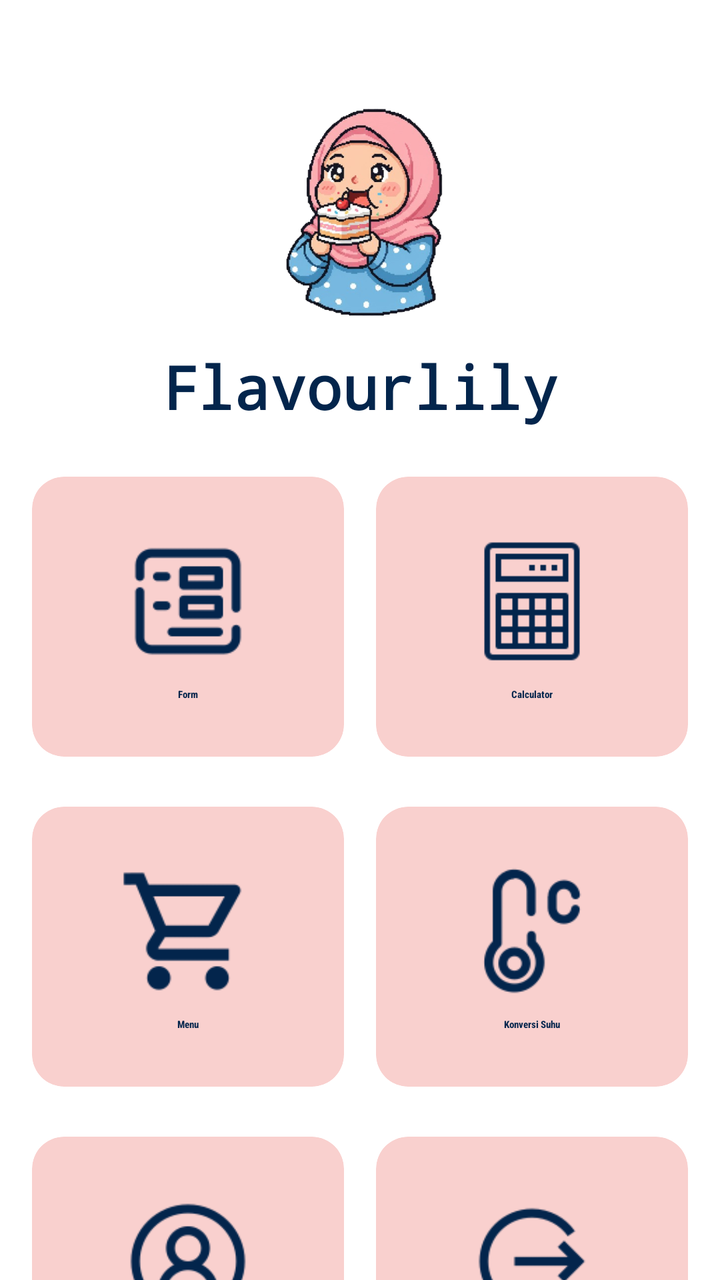
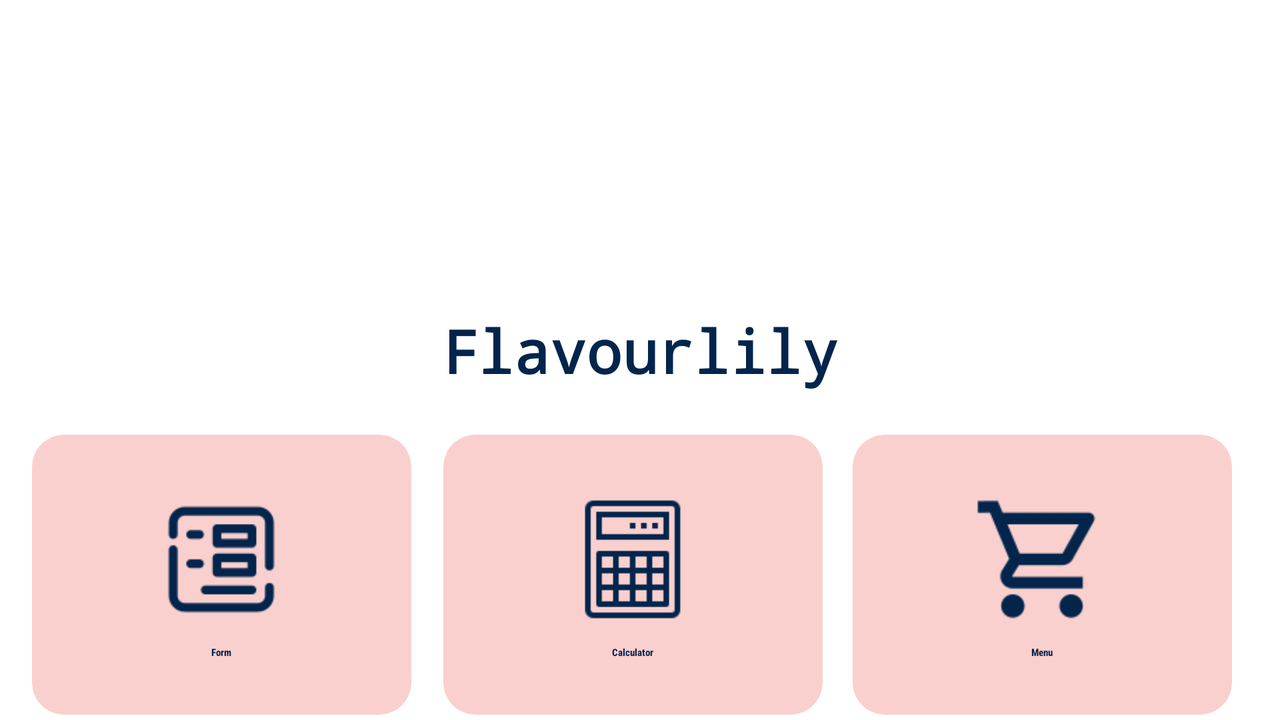

First picture: res/layout/ on a phone held upright. Second picture: the repository's own variant of that layout, on a device whose configuration matches the variant's folder. Source for both follows.
<!-- AndroidManifest.xml: application theme Theme.MyApplication -->
<!-- res/layout/activity_main.xml -->
<?xml version="1.0" encoding="utf-8"?>
<ScrollView xmlns:android="http://schemas.android.com/apk/res/android"
    xmlns:app="http://schemas.android.com/apk/res-auto"
    xmlns:tools="http://schemas.android.com/tools"
    android:layout_width="match_parent"
    android:layout_height="match_parent"
    android:background="@color/white"
    tools:context=".MainActivity">

    <androidx.constraintlayout.widget.ConstraintLayout
        android:id="@+id/main"
        android:layout_width="match_parent"
        android:layout_height="wrap_content"
        android:paddingBottom="32dp">

        <LinearLayout
            android:id="@+id/header_wrapper"
            android:layout_width="wrap_content"
            android:layout_height="wrap_content"
            android:orientation="vertical"
            android:gravity="center_vertical"
            android:layout_marginTop="43dp"
            app:layout_constraintEnd_toEndOf="parent"
            app:layout_constraintStart_toStartOf="parent"
            app:layout_constraintTop_toTopOf="parent">

            <ImageView
                android:id="@+id/profile_image_main"
                android:layout_width="125dp"
                android:layout_height="125dp"
                android:src="@drawable/logo_removebg"
                android:layout_gravity="center"
                tools:ignore="ContentDescription" />

            <TextView
                android:id="@+id/myname"
                android:layout_width="wrap_content"
                android:layout_height="wrap_content"
                android:fontFamily="monospace"
                android:layout_marginTop="5dp"
                android:text="Flavourlily"
                android:textColor="@color/biru"
                android:textSize="30sp"
                android:textStyle="bold" />
        </LinearLayout>

        <LinearLayout
            android:id="@+id/layout_menu_utama"
            android:layout_width="0dp"
            android:layout_height="wrap_content"
            android:layout_marginStart="16dp"
            android:layout_marginEnd="16dp"
            android:layout_marginTop="25dp"
            android:baselineAligned="false"
            android:orientation="horizontal"
            app:layout_constraintEnd_toEndOf="parent"
            app:layout_constraintStart_toStartOf="parent"
            app:layout_constraintTop_toBottomOf="@id/header_wrapper">

            <androidx.cardview.widget.CardView
                android:id="@+id/form"
                android:layout_width="0dp"
                android:layout_height="140dp"
                android:layout_marginEnd="8dp"
                android:layout_weight="1"
                app:cardBackgroundColor="@color/pinkTone"
                app:cardCornerRadius="16dp"
                app:cardElevation="4dp">

                <LinearLayout
                    android:layout_width="match_parent"
                    android:layout_height="match_parent"
                    android:gravity="center"
                    android:orientation="vertical"
                    android:padding="8dp">

                    <ImageView
                        android:layout_width="70dp"
                        android:layout_height="70dp"
                        android:src="@drawable/form2"
                        tools:ignore="ContentDescription" />

                    <TextView
                        android:layout_width="wrap_content"
                        android:layout_height="wrap_content"
                        android:layout_marginTop="8dp"
                        android:fontFamily="sans-serif-condensed-medium"
                        android:text="Form"
                        android:textColor="@color/biru"
                        android:textStyle="bold" />
                </LinearLayout>
            </androidx.cardview.widget.CardView>

            <androidx.cardview.widget.CardView
                android:id="@+id/calculator"
                android:layout_width="0dp"
                android:layout_height="140dp"
                android:layout_marginStart="8dp"
                android:layout_weight="1"
                app:cardBackgroundColor="@color/pinkTone"
                app:cardCornerRadius="16dp"
                app:cardElevation="4dp">

                <LinearLayout
                    android:layout_width="match_parent"
                    android:layout_height="match_parent"
                    android:gravity="center"
                    android:orientation="vertical"
                    android:padding="8dp">

                    <ImageView
                        android:layout_width="70dp"
                        android:layout_height="70dp"
                        android:src="@drawable/calculator2"
                        tools:ignore="ContentDescription" />

                    <TextView
                        android:layout_width="wrap_content"
                        android:layout_height="wrap_content"
                        android:layout_marginTop="8dp"
                        android:fontFamily="sans-serif-condensed-medium"
                        android:text="Calculator"
                        android:textColor="@color/biru"
                        android:textStyle="bold" />
                </LinearLayout>
            </androidx.cardview.widget.CardView>
        </LinearLayout>

        <LinearLayout
            android:id="@+id/layout_menu_kedua"
            android:layout_width="0dp"
            android:layout_height="wrap_content"
            android:layout_marginStart="16dp"
            android:layout_marginEnd="16dp"
            android:layout_marginTop="25dp"
            android:baselineAligned="false"
            android:orientation="horizontal"
            app:layout_constraintEnd_toEndOf="parent"
            app:layout_constraintStart_toStartOf="parent"
            app:layout_constraintTop_toBottomOf="@id/layout_menu_utama">

            <androidx.cardview.widget.CardView
                android:id="@+id/Menu"
                android:layout_width="0dp"
                android:layout_height="140dp"
                android:layout_marginEnd="8dp"
                android:layout_weight="1"
                app:cardBackgroundColor="@color/pinkTone"
                app:cardCornerRadius="16dp"
                app:cardElevation="4dp">

                <LinearLayout
                    android:layout_width="match_parent"
                    android:layout_height="match_parent"
                    android:gravity="center"
                    android:orientation="vertical"
                    android:padding="8dp">

                    <ImageView
                        android:layout_width="70dp"
                        android:layout_height="70dp"
                        android:src="@drawable/mart"
                        tools:ignore="ContentDescription" />

                    <TextView
                        android:layout_width="wrap_content"
                        android:layout_height="wrap_content"
                        android:layout_marginTop="8dp"
                        android:fontFamily="sans-serif-condensed-medium"
                        android:text="Menu"
                        android:textColor="@color/biru"
                        android:textStyle="bold" />
                </LinearLayout>
            </androidx.cardview.widget.CardView>

            <androidx.cardview.widget.CardView
                android:id="@+id/konversiSuhu"
                android:layout_width="0dp"
                android:layout_height="140dp"
                android:layout_marginStart="8dp"
                android:layout_weight="1"
                app:cardBackgroundColor="@color/pinkTone"
                app:cardCornerRadius="16dp"
                app:cardElevation="4dp">

                <LinearLayout
                    android:layout_width="match_parent"
                    android:layout_height="match_parent"
                    android:gravity="center"
                    android:orientation="vertical"
                    android:padding="8dp">

                    <ImageView
                        android:layout_width="70dp"
                        android:layout_height="70dp"
                        android:src="@drawable/konversi"
                        tools:ignore="ContentDescription" />

                    <TextView
                        android:layout_width="wrap_content"
                        android:layout_height="wrap_content"
                        android:layout_marginTop="8dp"
                        android:fontFamily="sans-serif-condensed-medium"
                        android:text="Konversi Suhu"
                        android:textColor="@color/biru"
                        android:textStyle="bold" />
                </LinearLayout>
            </androidx.cardview.widget.CardView>
        </LinearLayout>

        <LinearLayout
            android:id="@+id/layout_menu_ketiga"
            android:layout_width="0dp"
            android:layout_height="wrap_content"
            android:layout_marginStart="16dp"
            android:layout_marginEnd="16dp"
            android:layout_marginTop="25dp"
            android:baselineAligned="false"
            android:orientation="horizontal"
            app:layout_constraintEnd_toEndOf="parent"
            app:layout_constraintStart_toStartOf="parent"
            app:layout_constraintTop_toBottomOf="@id/layout_menu_kedua">

            <androidx.cardview.widget.CardView
                android:id="@+id/Profile"
                android:layout_width="0dp"
                android:layout_height="140dp"
                android:layout_marginEnd="8dp"
                android:layout_weight="1"
                app:cardBackgroundColor="@color/pinkTone"
                app:cardCornerRadius="16dp"
                app:cardElevation="4dp">

                <LinearLayout
                    android:layout_width="match_parent"
                    android:layout_height="match_parent"
                    android:gravity="center"
                    android:orientation="vertical"
                    android:padding="8dp">

                    <ImageView
                        android:layout_width="70dp"
                        android:layout_height="70dp"
                        android:src="@drawable/profilemenu"
                        tools:ignore="ContentDescription" />

                    <TextView
                        android:layout_width="wrap_content"
                        android:layout_height="wrap_content"
                        android:layout_marginTop="8dp"
                        android:fontFamily="sans-serif-condensed-medium"
                        android:text="Profile"
                        android:textColor="@color/biru"
                        android:textStyle="bold" />
                </LinearLayout>
            </androidx.cardview.widget.CardView>

            <androidx.cardview.widget.CardView
                android:id="@+id/exit"
                android:layout_width="0dp"
                android:layout_height="140dp"
                android:layout_marginStart="8dp"
                android:layout_weight="1"
                app:cardBackgroundColor="@color/pinkTone"
                app:cardCornerRadius="16dp"
                app:cardElevation="4dp">

                <LinearLayout
                    android:layout_width="match_parent"
                    android:layout_height="match_parent"
                    android:gravity="center"
                    android:orientation="vertical"
                    android:padding="8dp">

                    <ImageView
                        android:layout_width="70dp"
                        android:layout_height="70dp"
                        android:src="@drawable/exitmenu"
                        tools:ignore="ContentDescription" />

                    <TextView
                        android:layout_width="wrap_content"
                        android:layout_height="wrap_content"
                        android:layout_marginTop="8dp"
                        android:fontFamily="sans-serif-condensed-medium"
                        android:text="Exit"
                        android:textColor="@color/biru"
                        android:textStyle="bold" />

                </LinearLayout>
            </androidx.cardview.widget.CardView>
        </LinearLayout>
    </androidx.constraintlayout.widget.ConstraintLayout>
</ScrollView>
<!-- resources referenced by this layout -->
<resources>
  <color name="biru">#03254C</color>
  <color name="pinkTone">#F9D0CE</color>
  <color name="white">#FFFFFFFF</color>
  <!-- drawable calculator2: png bitmap (drawable, 983 bytes) -->
  <!-- drawable exitmenu: png bitmap (drawable, 2007 bytes) -->
  <!-- drawable form2: png bitmap (drawable, 1768 bytes) -->
  <!-- drawable konversi: png bitmap (drawable, 2756 bytes) -->
  <!-- drawable logo_removebg: png bitmap (drawable, 234655 bytes) -->
  <!-- drawable mart: png bitmap (drawable, 1735 bytes) -->
  <!-- drawable profilemenu: png bitmap (drawable, 3344 bytes) -->
</resources>
<!-- res/layout-land/activity_main.xml (the author's variant of the layout above) -->
<!-- drawn on the phone turned sideways -->
<?xml version="1.0" encoding="utf-8"?>
<ScrollView xmlns:android="http://schemas.android.com/apk/res/android"
    xmlns:app="http://schemas.android.com/apk/res-auto"
    xmlns:tools="http://schemas.android.com/tools"
    android:layout_width="match_parent"
    android:layout_height="match_parent"
    android:background="@color/white"
    tools:context=".MainActivity">

    <androidx.constraintlayout.widget.ConstraintLayout
        android:id="@+id/main"
        android:layout_width="match_parent"
        android:layout_height="wrap_content"
        android:paddingBottom="32dp">

        <LinearLayout
            android:id="@+id/header_wrapper"
            android:layout_width="wrap_content"
            android:layout_height="wrap_content"
            android:orientation="vertical"
            android:gravity="center_vertical"
            android:layout_marginTop="40dp"
            app:layout_constraintEnd_toEndOf="parent"
            app:layout_constraintStart_toStartOf="parent"
            app:layout_constraintTop_toTopOf="parent">

            <ImageView
                android:id="@+id/profile_image_main"
                android:layout_width="115dp"
                android:layout_height="115dp"
                android:src="@drawable/logo"
                android:layout_gravity="center"
                tools:ignore="ContentDescription" />

            <TextView
                android:id="@+id/myname"
                android:layout_width="wrap_content"
                android:layout_height="wrap_content"
                android:fontFamily="monospace"
                android:text="Flavourlily"
                android:textColor="@color/biru"
                android:textSize="30sp"
                android:textStyle="bold" />
        </LinearLayout>

        <LinearLayout
            android:id="@+id/layout_menu_utama"
            android:layout_width="0dp"
            android:layout_height="wrap_content"
            android:layout_marginStart="16dp"
            android:layout_marginEnd="16dp"
            android:layout_marginTop="22dp"
            android:baselineAligned="false"
            android:orientation="horizontal"
            app:layout_constraintEnd_toEndOf="parent"
            app:layout_constraintStart_toStartOf="parent"
            app:layout_constraintTop_toBottomOf="@id/header_wrapper">

            <androidx.cardview.widget.CardView
                android:id="@+id/form"
                android:layout_width="0dp"
                android:layout_height="140dp"
                android:layout_marginEnd="8dp"
                android:layout_weight="1"
                app:cardBackgroundColor="@color/pinkTone"
                app:cardCornerRadius="16dp"
                app:cardElevation="4dp">

                <LinearLayout
                    android:layout_width="match_parent"
                    android:layout_height="match_parent"
                    android:gravity="center"
                    android:orientation="vertical"
                    android:padding="8dp">

                    <ImageView
                        android:layout_width="70dp"
                        android:layout_height="70dp"
                        android:src="@drawable/form2"
                        tools:ignore="ContentDescription" />

                    <TextView
                        android:layout_width="wrap_content"
                        android:layout_height="wrap_content"
                        android:layout_marginTop="8dp"
                        android:fontFamily="sans-serif-condensed-medium"
                        android:text="Form"
                        android:textColor="@color/biru"
                        android:textStyle="bold" />
                </LinearLayout>
            </androidx.cardview.widget.CardView>

            <androidx.cardview.widget.CardView
                android:id="@+id/calculator"
                android:layout_width="0dp"
                android:layout_height="140dp"
                android:layout_marginStart="8dp"
                android:layout_weight="1"
                app:cardBackgroundColor="@color/pinkTone"
                app:cardCornerRadius="16dp"
                app:cardElevation="4dp">

                <LinearLayout
                    android:layout_width="match_parent"
                    android:layout_height="match_parent"
                    android:gravity="center"
                    android:orientation="vertical"
                    android:padding="8dp">

                    <ImageView
                        android:layout_width="70dp"
                        android:layout_height="70dp"
                        android:src="@drawable/calculator2"
                        tools:ignore="ContentDescription" />

                    <TextView
                        android:layout_width="wrap_content"
                        android:layout_height="wrap_content"
                        android:layout_marginTop="8dp"
                        android:fontFamily="sans-serif-condensed-medium"
                        android:text="Calculator"
                        android:textColor="@color/biru"
                        android:textStyle="bold" />
                </LinearLayout>
            </androidx.cardview.widget.CardView>

            <androidx.cardview.widget.CardView
                android:id="@+id/Menu"
                android:layout_width="0dp"
                android:layout_height="140dp"
                android:layout_marginEnd="8dp"
                android:layout_weight="1"
                app:cardBackgroundColor="@color/pinkTone"
                app:cardCornerRadius="16dp"
                app:cardElevation="4dp"
                android:layout_marginStart="15dp">

                <LinearLayout
                    android:layout_width="match_parent"
                    android:layout_height="match_parent"
                    android:gravity="center"
                    android:orientation="vertical"
                    android:padding="8dp">

                    <ImageView
                        android:layout_width="70dp"
                        android:layout_height="70dp"
                        android:src="@drawable/mart"
                        tools:ignore="ContentDescription" />

                    <TextView
                        android:layout_width="wrap_content"
                        android:layout_height="wrap_content"
                        android:layout_marginTop="8dp"
                        android:fontFamily="sans-serif-condensed-medium"
                        android:text="Menu"
                        android:textColor="@color/biru"
                        android:textStyle="bold" />
                </LinearLayout>
            </androidx.cardview.widget.CardView>
        </LinearLayout>

        <LinearLayout
            android:id="@+id/layout_menu_kedua"
            android:layout_width="0dp"
            android:layout_height="wrap_content"
            android:layout_marginStart="16dp"
            android:layout_marginEnd="16dp"
            android:layout_marginTop="22dp"
            android:baselineAligned="false"
            android:orientation="horizontal"
            app:layout_constraintEnd_toEndOf="parent"
            app:layout_constraintStart_toStartOf="parent"
            app:layout_constraintTop_toBottomOf="@id/layout_menu_utama">


            <androidx.cardview.widget.CardView
                android:id="@+id/konversiSuhu"
                android:layout_width="0dp"
                android:layout_height="140dp"
                android:layout_marginStart="5dp"
                android:layout_weight="1"
                app:cardBackgroundColor="@color/pinkTone"
                app:cardCornerRadius="16dp"
                app:cardElevation="4dp">

                <LinearLayout
                    android:layout_width="match_parent"
                    android:layout_height="match_parent"
                    android:gravity="center"
                    android:orientation="vertical"
                    android:padding="8dp">

                    <ImageView
                        android:layout_width="70dp"
                        android:layout_height="70dp"
                        android:src="@drawable/konversi"
                        tools:ignore="ContentDescription" />

                    <TextView
                        android:layout_width="wrap_content"
                        android:layout_height="wrap_content"
                        android:layout_marginTop="8dp"
                        android:fontFamily="sans-serif-condensed-medium"
                        android:text="Konversi Suhu"
                        android:textColor="@color/biru"
                        android:textStyle="bold" />
                </LinearLayout>
            </androidx.cardview.widget.CardView>

            <androidx.cardview.widget.CardView
                android:id="@+id/Profile"
                android:layout_width="0dp"
                android:layout_height="140dp"
                android:layout_marginEnd="8dp"
                android:layout_weight="1"
                app:cardBackgroundColor="@color/pinkTone"
                app:cardCornerRadius="16dp"
                android:layout_marginStart="15dp"
                app:cardElevation="4dp">

                <LinearLayout
                    android:layout_width="match_parent"
                    android:layout_height="match_parent"
                    android:gravity="center"
                    android:orientation="vertical"
                    android:padding="8dp">

                    <ImageView
                        android:layout_width="70dp"
                        android:layout_height="70dp"
                        android:src="@drawable/profilemenu"
                        tools:ignore="ContentDescription" />

                    <TextView
                        android:layout_width="wrap_content"
                        android:layout_height="wrap_content"
                        android:layout_marginTop="8dp"
                        android:fontFamily="sans-serif-condensed-medium"
                        android:text="Profile"
                        android:textColor="@color/biru"
                        android:textStyle="bold" />
                </LinearLayout>
            </androidx.cardview.widget.CardView>

            <androidx.cardview.widget.CardView
                android:id="@+id/exit"
                android:layout_width="0dp"
                android:layout_height="140dp"
                android:layout_marginStart="9dp"
                android:layout_marginEnd="7dp"
                android:layout_weight="1"
                app:cardBackgroundColor="@color/pinkTone"
                app:cardCornerRadius="16dp"
                app:cardElevation="4dp">

                <LinearLayout
                    android:layout_width="match_parent"
                    android:layout_height="match_parent"
                    android:gravity="center"
                    android:orientation="vertical"
                    android:padding="8dp">

                    <ImageView
                        android:layout_width="70dp"
                        android:layout_height="70dp"
                        android:src="@drawable/exitmenu"
                        tools:ignore="ContentDescription" />

                    <TextView
                        android:layout_width="wrap_content"
                        android:layout_height="wrap_content"
                        android:layout_marginTop="8dp"
                        android:fontFamily="sans-serif-condensed-medium"
                        android:text="Exit"
                        android:textColor="@color/biru"
                        android:textStyle="bold" />

                </LinearLayout>
            </androidx.cardview.widget.CardView>
        </LinearLayout>
    </androidx.constraintlayout.widget.ConstraintLayout>
</ScrollView>
<!-- resources referenced by the variant -->
<!-- as the phone turned sideways resolves them -->
<resources>
  <color name="biru">#03254C</color>
  <color name="pinkTone">#F9D0CE</color>
  <color name="white">#FFFFFFFF</color>
  <!-- drawable calculator2: png bitmap (drawable, 983 bytes) -->
  <!-- drawable exitmenu: png bitmap (drawable, 2007 bytes) -->
  <!-- drawable form2: png bitmap (drawable, 1768 bytes) -->
  <!-- drawable konversi: png bitmap (drawable, 2756 bytes) -->
  <!-- drawable mart: png bitmap (drawable, 1735 bytes) -->
  <!-- drawable profilemenu: png bitmap (drawable, 3344 bytes) -->
</resources>
